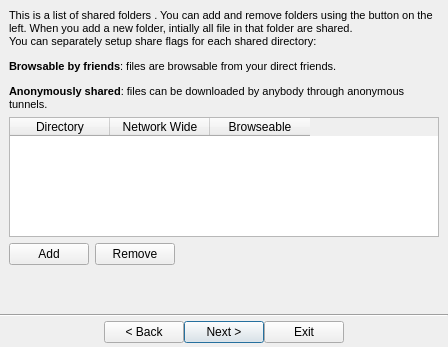
     <widget class="QWidget" name="pageShares">
      <layout class="QGridLayout" name="gridLayout_7">
       <property name="margin">
        <number>0</number>
       </property>
       <property name="spacing">
        <number>0</number>
       </property>
       <item row="0" column="0">
        <widget class="QFrame" name="frame_3">
         <property name="sizePolicy">
          <sizepolicy hsizetype="MinimumExpanding" vsizetype="Preferred">
           <horstretch>0</horstretch>
           <verstretch>0</verstretch>
          </sizepolicy>
         </property>
         <property name="maximumSize">
          <size>
           <width>16777215</width>
           <height>16777215</height>
          </size>
         </property>
         <property name="frameShape">
          <enum>QFrame::NoFrame</enum>
         </property>
         <property name="frameShadow">
          <enum>QFrame::Sunken</enum>
         </property>
         <layout class="QGridLayout" name="gridLayout_6">
          <item row="0" column="0" colspan="3">
           <widget class="QLabel" name="labelSharesHeader">
            <property name="sizePolicy">
             <sizepolicy hsizetype="Preferred" vsizetype="Preferred">
              <horstretch>0</horstretch>
              <verstretch>0</verstretch>
             </sizepolicy>
            </property>
            <property name="maximumSize">
             <size>
              <width>16777215</width>
              <height>16777215</height>
             </size>
            </property>
            <property name="text">
             <string>&lt;!DOCTYPE HTML PUBLIC &quot;-//W3C//DTD HTML 4.0//EN&quot; &quot;http://www.w3.org/TR/REC-html40/strict.dtd&quot;&gt;
&lt;html&gt;&lt;head&gt;&lt;meta name=&quot;qrichtext&quot; content=&quot;1&quot; /&gt;&lt;style type=&quot;text/css&quot;&gt;
p, li { white-space: pre-wrap; }
&lt;/style&gt;&lt;/head&gt;&lt;body style=&quot; font-family:'MS Shell Dlg 2'; font-size:8.25pt; font-weight:400; font-style:normal;&quot;&gt;
&lt;p style=&quot; margin-top:0px; margin-bottom:0px; margin-left:0px; margin-right:0px; -qt-block-indent:0; text-indent:0px;&quot;&gt;&lt;span style=&quot; font-size:8pt;&quot;&gt;This is a list of shared folders . You can add and remove folders using the button on the left. When you add a new folder, intially all file in that folder are shared.&lt;/span&gt;&lt;/p&gt;
&lt;p style=&quot; margin-top:0px; margin-bottom:0px; margin-left:0px; margin-right:0px; -qt-block-indent:0; text-indent:0px;&quot;&gt;&lt;span style=&quot; font-family:'Sans'; font-size:8pt;&quot;&gt;You can separately setup share flags for each shared directory:&lt;/span&gt;&lt;span style=&quot; font-size:8pt;&quot;&gt; &lt;/span&gt;&lt;/p&gt;
&lt;p style=&quot; margin-top:12px; margin-bottom:12px; margin-left:0px; margin-right:0px; -qt-block-indent:0; text-indent:0px;&quot;&gt;&lt;span style=&quot; font-family:'Sans'; font-size:8pt; font-weight:600;&quot;&gt;Browsable by friends&lt;/span&gt;&lt;span style=&quot; font-family:'Sans'; font-size:8pt;&quot;&gt;: files are browsable from your direct friends.&lt;/span&gt;&lt;/p&gt;
&lt;p style=&quot; margin-top:12px; margin-bottom:12px; margin-left:0px; margin-right:0px; -qt-block-indent:0; text-indent:0px;&quot;&gt;&lt;span style=&quot; font-family:'Sans'; font-size:8pt; font-weight:600;&quot;&gt;Anonymously shared&lt;/span&gt;&lt;span style=&quot; font-family:'Sans'; font-size:8pt;&quot;&gt;: files can be downloaded by anybody through anonymous tunnels.&lt;/span&gt;&lt;/p&gt;&lt;/body&gt;&lt;/html&gt;</string>
            </property>
            <property name="alignment">
             <set>Qt::AlignLeading|Qt::AlignLeft|Qt::AlignTop</set>
            </property>
            <property name="wordWrap">
             <bool>true</bool>
            </property>
           </widget>
          </item>
          <item row="1" column="0" colspan="3">
           <layout class="QGridLayout" name="gridLayout_17">
            <property name="sizeConstraint">
             <enum>QLayout::SetMaximumSize</enum>
            </property>
            <property name="spacing">
             <number>0</number>
            </property>
            <item row="0" column="0" rowspan="2">
             <widget class="QTableWidget" name="shareddirList">
              <property name="maximumSize">
               <size>
                <width>16777215</width>
                <height>120</height>
               </size>
              </property>
              <property name="selectionMode">
               <enum>QAbstractItemView::SingleSelection</enum>
              </property>
              <property name="selectionBehavior">
               <enum>QAbstractItemView::SelectRows</enum>
              </property>
              <attribute name="horizontalHeaderCascadingSectionResizes">
               <bool>true</bool>
              </attribute>
              <attribute name="verticalHeaderVisible">
               <bool>false</bool>
              </attribute>
              <attribute name="verticalHeaderDefaultSectionSize">
               <number>22</number>
              </attribute>
              <attribute name="verticalHeaderVisible">
               <bool>false</bool>
              </attribute>
              <attribute name="verticalHeaderDefaultSectionSize">
               <number>22</number>
              </attribute>
              <attribute name="horizontalHeaderCascadingSectionResizes">
               <bool>true</bool>
              </attribute>
              <column>
               <property name="text">
                <string>Directory</string>
               </property>
              </column>
              <column>
               <property name="text">
                <string>Network Wide</string>
               </property>
              </column>
              <column>
               <property name="text">
                <string>Browseable</string>
               </property>
              </column>
             </widget>
            </item>
           </layout>
          </item>
          <item row="2" column="0">
           <widget class="QPushButton" name="pushButtonSharesAdd">
            <property name="text">
             <string>Add</string>
            </property>
           </widget>
          </item>
          <item row="2" column="1">
           <widget class="QPushButton" name="pushButtonSharesRemove">
            <property name="text">
             <string>Remove</string>
            </property>
           </widget>
          </item>
          <item row="2" column="2">
           <spacer name="horizontalSpacer_16">
            <property name="orientation">
             <enum>Qt::Horizontal</enum>
            </property>
            <property name="sizeHint" stdset="0">
             <size>
              <width>258</width>
              <height>20</height>
             </size>
            </property>
           </spacer>
          </item>
          <item row="3" column="0" colspan="3">
           <spacer name="verticalSpacer_4">
            <property name="orientation">
             <enum>Qt::Vertical</enum>
            </property>
            <property name="sizeHint" stdset="0">
             <size>
              <width>20</width>
              <height>40</height>
             </size>
            </property>
           </spacer>
          </item>
         </layout>
        </widget>
       </item>
       <item row="1" column="0">
        <widget class="Line" name="line_3">
         <property name="orientation">
          <enum>Qt::Horizontal</enum>
         </property>
        </widget>
       </item>
       <item row="2" column="0">
        <layout class="QHBoxLayout" name="horizontalLayout_3">
         <property name="topMargin">
          <number>4</number>
         </property>
         <property name="bottomMargin">
          <number>4</number>
         </property>
         <item>
          <spacer name="horizontalSpacer_5">
           <property name="orientation">
            <enum>Qt::Horizontal</enum>
           </property>
           <property name="sizeHint" stdset="0">
            <size>
             <width>40</width>
             <height>20</height>
            </size>
           </property>
          </spacer>
         </item>
         <item>
          <widget class="QPushButton" name="pushButtonSharesBack">
           <property name="enabled">
            <bool>true</bool>
           </property>
           <property name="text">
            <string>&lt; Back</string>
           </property>
          </widget>
         </item>
         <item>
          <widget class="QPushButton" name="pushButtonSharesNext">
           <property name="text">
            <string>Next &gt;</string>
           </property>
           <property name="default">
            <bool>true</bool>
           </property>
          </widget>
         </item>
         <item>
          <widget class="QPushButton" name="pushButtonSharesExit">
           <property name="text">
            <string>Exit</string>
           </property>
          </widget>
         </item>
         <item>
          <spacer name="horizontalSpacer_6">
           <property name="orientation">
            <enum>Qt::Horizontal</enum>
           </property>
           <property name="sizeHint" stdset="0">
            <size>
             <width>40</width>
             <height>20</height>
            </size>
           </property>
          </spacer>
         </item>
        </layout>
       </item>
      </layout>
     </widget>
